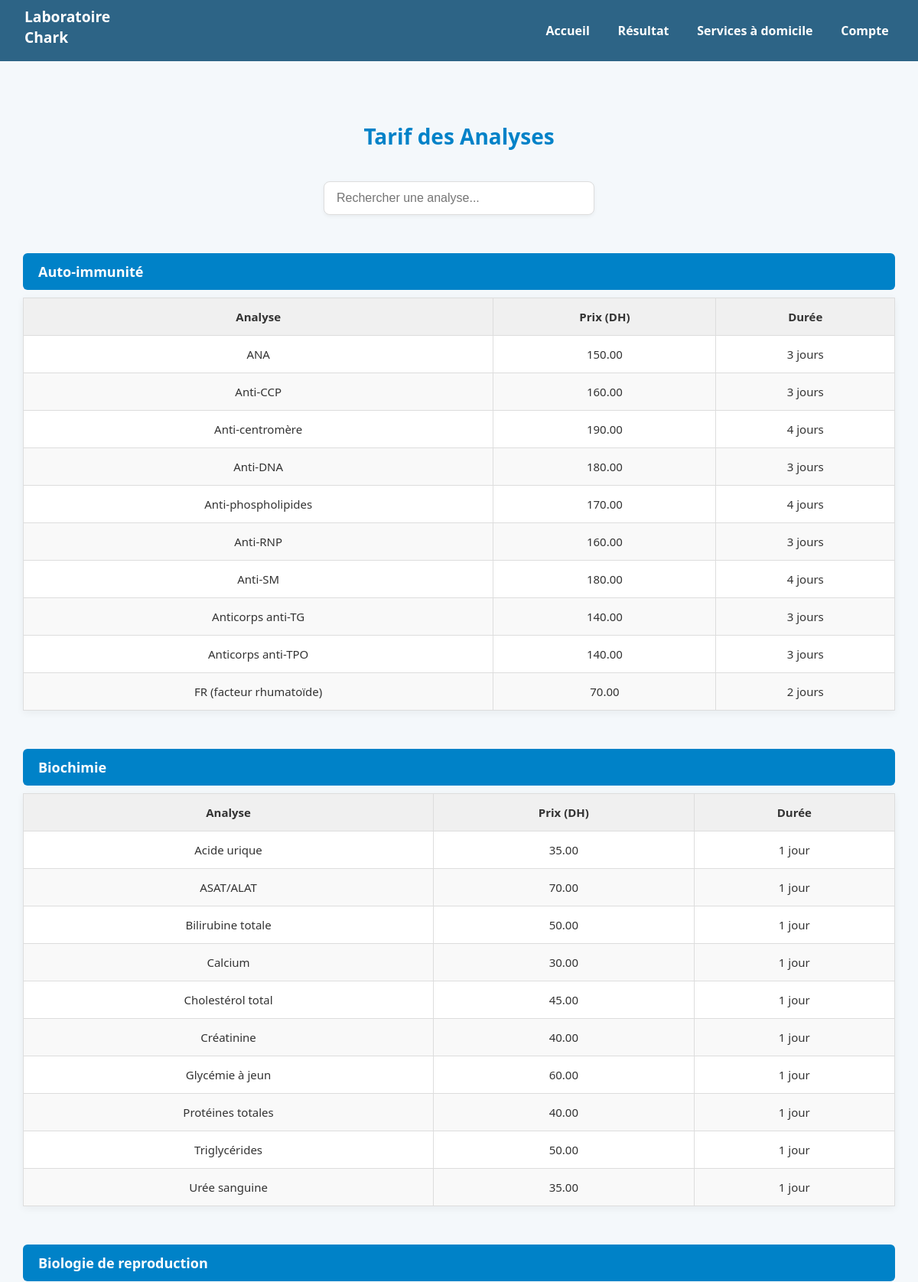
Page /utilisateur/tarifs.php (upper part) on the committed database.
### tables this page shows
CREATE TABLE `services` (
  `id_service` int(10) UNSIGNED NOT NULL,
  `nom_analyse` varchar(255) NOT NULL,
  `prix_analyse` decimal(8,2) NOT NULL,
  `dure_analyse` varchar(255) NOT NULL,
  `id_categorie` int(10) UNSIGNED NOT NULL
);

CREATE TABLE `categorie` (
  `id_categorie` int(10) UNSIGNED NOT NULL,
  `nom_categorie` varchar(255) NOT NULL
);

### utilisateur/tarifs.php (the view, shortened to what this page needs)
<?php
$pdo = new PDO("mysql:host=localhost;dbname=labonew;charset=utf8", "root", "");
$sql = "SELECT s.*, c.nom_categorie
        FROM services s
        JOIN categorie c ON s.id_categorie = c.id_categorie
        ORDER BY c.nom_categorie, s.nom_analyse";
$stmt = $pdo->prepare($sql);
$stmt->execute();
$analyses = $stmt->fetchAll(PDO::FETCH_ASSOC);
?>
<!DOCTYPE html>
<html lang="fr">
<head>
</head>
<body>
 <nav>
    <div class="logo">Laboratoire Chark</div>
    <ul>
      <li><a href="index.php">Accueil</a></li>
      <li><a href="resultat.php">Résultat</a></li>
      <li><a href="domicile.php">Services à domicile</a></li>
      <li><a href="compte.php">Compte</a></li>
    </ul>
</nav>
<div class="container">
  <h1>Tarif des Analyses</h1>
  <form class="search-form" onsubmit="return false;">
    <input type="text" id="searchInput" placeholder="Rechercher une analyse...">
  </form>
  <div class="table-container" id="tableContainer">
    <?php
      $currentCategorie = '';
      $tableOpened = false;
      foreach ($analyses as $analyse):
        if ($analyse['nom_categorie'] !== $currentCategorie):
          if ($tableOpened) {
            echo "</tbody></table>";
          }
          $currentCategorie = $analyse['nom_categorie'];
          echo "<div class='category-header'>" . htmlspecialchars($currentCategorie) . "</div>";
          echo "<table class='analyse-table'>
                  <thead>
                    <tr>
                      <th>Analyse</th>
                      <th>Prix (DH)</th>
                      <th>Durée</th>
                    </tr>
                  </thead>
                  <tbody>";
          $tableOpened = true;
        endif;
    ?>
        <tr>
          <td><?= htmlspecialchars($analyse['nom_analyse']) ?></td>
          <td><?= htmlspecialchars($analyse['prix_analyse']) ?></td>
          <td><?= htmlspecialchars($analyse['dure_analyse']) ?></td>
        </tr>
    <?php endforeach;
      if ($tableOpened) {
        echo "</tbody></table>";
      }
    ?>
  </div>
</div>
</body>
</html>

### utilisateur/tarifs.php (style rules this page uses)
:root { --primary: #0082c8; --secondary: #00a651; --light: #f4f8fb; --text: #333; --table-bg: #fff; --header-bg: #f0f0f0; --border: #ddd; --shadow: rgba(0, 0, 0, 0.05); --orange: #F08C00; --blue-light: #6A9AB0; --blue-dark: #2D6486; --white: #fff; --grey-light: #f7f7f7; }
body { font-family: 'Segoe UI', sans-serif; background-color: var(--light); padding: 0; margin: 0; color: var(--text); }
nav { background-color: var(--blue-dark); display: flex; justify-content: space-between; align-items: center; padding: 0.5rem 2rem; color: var(--white); }
nav .logo { font-weight: bold; font-size: 1.2rem; }
nav ul { list-style: none; display: flex; gap: 1.5rem; margin: 0; padding: 0; }
nav ul li a { color: var(--white); text-decoration: none; position: relative; padding: 0.2rem 0.4rem; transition: color 0.3s; font-weight: 600; }
.container { max-width: 1200px; margin: 0 auto; padding: 60px 20px 40px; }
h1 { text-align: center; margin-bottom: 40px; color: var(--primary); font-size: 28px; }
.search-form { text-align: center; margin-bottom: 40px; }
.search-form input { width: 320px; padding: 12px 16px; border: 1px solid var(--border); border-radius: 8px; font-size: 16px; box-shadow: 0 2px 5px var(--shadow); transition: 0.3s ease; }
.table-container { margin-top: 20px; padding: 0 10px; }
.category-header { background-color: var(--primary); color: white; padding: 12px 20px; margin: 50px 0 10px; border-radius: 6px; font-size: 18px; font-weight: bold; }
table { width: 100%; border-collapse: collapse; background-color: var(--table-bg); box-shadow: 0 3px 10px var(--shadow); margin-bottom: 20px; }
thead { background-color: var(--header-bg); }
th, td { padding: 14px 12px; border: 1px solid var(--border); text-align: center; font-size: 15px; }
tr:nth-child(even) { background-color: #f9f9f9; }

### includes/footer.php (style rules this page uses)
.logo { width: 100px; margin-bottom: 10px; }

### rows in the picture
services: id_categorie.nom_categorie "Auto-immunité", nom_analyse "ANA", prix_analyse "150.00", dure_analyse "3 jours"
services: nom_analyse "Anti-CCP", prix_analyse "160.00", dure_analyse "3 jours"
services: nom_analyse "Anti-centromère", prix_analyse "190.00", dure_analyse "4 jours"
services: nom_analyse "Anti-DNA", prix_analyse "180.00", dure_analyse "3 jours"
services: nom_analyse "Anti-phospholipides", prix_analyse "170.00", dure_analyse "4 jours"
services: nom_analyse "Anti-RNP", prix_analyse "160.00", dure_analyse "3 jours"
services: nom_analyse "Anti-SM", prix_analyse "180.00", dure_analyse "4 jours"
services: nom_analyse "Anticorps anti-TG", prix_analyse "140.00", dure_analyse "3 jours"
services: nom_analyse "Anticorps anti-TPO", prix_analyse "140.00", dure_analyse "3 jours"
services: nom_analyse "FR (facteur rhumatoïde)", prix_analyse "70.00", dure_analyse "2 jours"
services: id_categorie.nom_categorie "Biochimie", nom_analyse "Acide urique", prix_analyse "35.00", dure_analyse "1 jour"
services: nom_analyse "ASAT/ALAT", prix_analyse "70.00", dure_analyse "1 jour"
services: nom_analyse "Bilirubine totale", prix_analyse "50.00", dure_analyse "1 jour"
services: nom_analyse "Calcium", prix_analyse "30.00", dure_analyse "1 jour"
services: nom_analyse "Cholestérol total", prix_analyse "45.00", dure_analyse "1 jour"
services: nom_analyse "Créatinine", prix_analyse "40.00", dure_analyse "1 jour"
services: nom_analyse "Glycémie à jeun", prix_analyse "60.00", dure_analyse "1 jour"
services: nom_analyse "Protéines totales", prix_analyse "40.00", dure_analyse "1 jour"
services: nom_analyse "Triglycérides", prix_analyse "50.00", dure_analyse "1 jour"
services: nom_analyse "Urée sanguine", prix_analyse "35.00", dure_analyse "1 jour"
services: id_categorie.nom_categorie "Biologie de reproduction"
